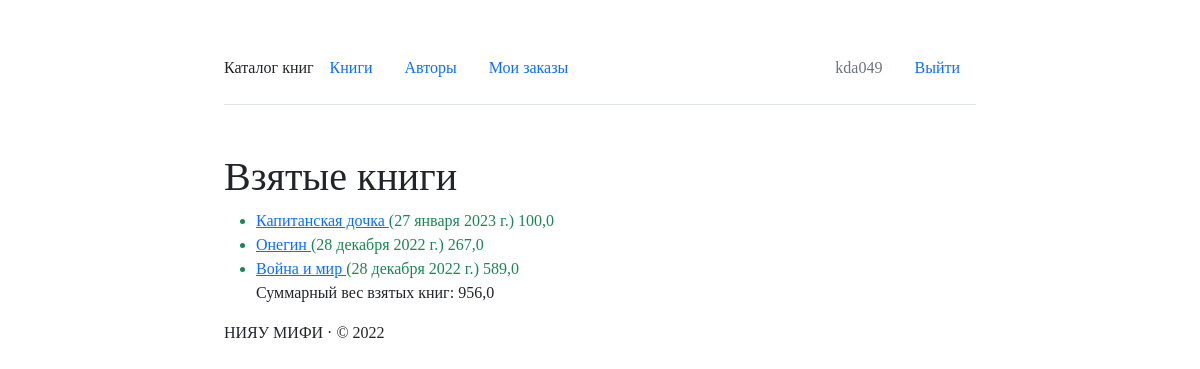
/mybooks/ (signed in), run on the app's committed database.
### catalog/models.py (models this page shows, shortened)
class BookInstance(models.Model):
    book = models.ForeignKey('Book', on_delete=models.CASCADE, null=True)
    inv_nom = models.CharField(max_length=20, verbose_name="Инвентарный номер")
    imprint = models.CharField(max_length=200, verbose_name="Издательство")
    status = models.ForeignKey(
        'Status', on_delete=models.CASCADE, null=True,
        verbose_name='Статус экземпляра книги')
    due_back = models.DateField(
        null=True, blank=True, verbose_name='Срок сдачи')
    borrower = models.ForeignKey(User, on_delete=models.SET_NULL, null=True,
                                 blank=True, verbose_name="Заказчик",
                                 help_text="Выберите заказчика книги")
    weight = models.PositiveIntegerField(null=True, blank=True, verbose_name="Вес книги (граммы)")
    class Meta:
        ordering = ('inv_nom',)
        verbose_name = 'Экземпляр книги'
        verbose_name_plural = 'Экземпляры книги'
    @property
    def is_overdue(self):
        return self.due_back and date.today() > self.due_back

class Book(models.Model):
    title = models.CharField(max_length=255, verbose_name="Название книги")
    genre = models.ForeignKey(
        'Genre', on_delete=models.CASCADE, verbose_name='Жанр книги',
        null=True)
    language = models.ForeignKey(
        'Language', on_delete=models.CASCADE, verbose_name='Язык книги',
        null=True)
    author = models.ManyToManyField(
        'Author', verbose_name='Автор книги')
    summary = models.TextField(
        max_length=1000, verbose_name='Аннотация книги')
    isbn = models.CharField(
        max_length=13, verbose_name="ISBN",
        help_text='Должно содержать 13 символов')
    def display_author(self):
        return ', '.join([author.last_name for author in self.author.all()])
    display_author.short_description = 'Авторы'
    class Meta:
        ordering = ('title',)
        verbose_name = 'Книга'
        verbose_name_plural = 'Книги'

### catalog/views.py (the view)
# urls.py: re_path(r"^mybooks/$", views.LoanedBooksByUserListView.as_view(),
class LoanedBooksByUserListView(LoginRequiredMixin, generic.ListView):
    model = BookInstance
    template_name = 'catalog/book_instance_list_borrowed_user.html'
    paginate_by = 10
    def get_context_data(self, **kwargs):
        total_weight = 0
        for book in BookInstance.objects.filter(
                borrower=self.request.user).filter(status__exact='1'):
            total_weight += book.weight
        context = super().get_context_data(**kwargs)
        context['total_weight'] = total_weight
        return context
    def get_queryset(self):
        return BookInstance.objects \
            .filter(borrower=self.request.user) \
            .filter(status__exact='1') \
            .order_by('due_back') \
            .order_by('weight')

### catalog/templates/catalog/book_instance_list_borrowed_user.html (shortened to what this page needs)
{% extends "base.html"%}
{%block content%}
<h1>Взятые книги</h1>
{%if bookinstance_list%}
<ul>
  {%for bookinst in bookinstance_list%}
  <li class="{%if bookinst.is_overdue%}text-success{%endif%}">
    <a href="{%url 'book-detail' bookinst.book.pk%}">
      {{bookinst.book.title}}
    </a>
    ({{bookinst.due_back}})
    {{bookinst.weight}}
  </li>
  {%endfor%}
Суммарный вес взятых книг: {{ total_weight }}
</ul>
{%else%}
<div class="alert alert-info">
  Нет книг со статусом
  <b class="text-uppercase">в заказе</b>
</div>
{%endif%}
{%endblock%}

### catalog/templates/base.html (shortened to what this page needs)
{% load static %}
<html>
<head>
    <link href="https://cdn.jsdelivr.net/npm/bootstrap@5.2.2/dist/css/bootstrap.min.css" rel="stylesheet"
>
    <link rel="stylesheet" href="https://cdn.jsdelivr.net/npm/bootstrap-icons@1.9.1/font/bootstrap-icons.css">
    <link rel="stylesheet" href="{%static 'css/main.css'%}">
</head>
<body>
    <div class="col-lg-8 mx-auto p-4 py-md-5">
        <header class="d-flex align-items-center pb-3 mb-5 border-bottom">
            <a href="/" class="d-flex align-items-center text-dark text-decoration-none navbar-header">
                Каталог книг
            </a>
            <nav class="nav">
                <a href="{%url 'books'%}" class="nav-link">Книги</a>
                <a href="{%url 'authors'%}" class="nav-link">Авторы</a>
                {%if user.is_authenticated%}
                <a href="{%url 'my-borrowed'%}" class="nav-link">Мои заказы</a>
                {%endif%}
            </nav>
            <nav class="nav ms-auto">
                {%if user.is_authenticated%}
                <a class="nav-link disabled">{{user.get_username}}</a>
                <a href="{% url 'logout'%}?next={{request.path}}" class="nav-link">Выйти</a>
                {%else%}
                <a href="{% url 'login'%}?next={{request.path}}" class="nav-link">Войти</a>
                {%endif%}
            </nav>
        </header>
        <main>
            {%block content%}
            {%endblock%}
        </main>
        <footer>
            НИЯУ МИФИ &middot; &copy; 2022
        </footer>
    </div>
</body>
</html>

### catalog/static/css/main.css (style rules this page uses)
body { font-family: Avenir Next Cyr; }

### data on the page
BookInstance: book "Капитанская дочка", due_back "27 января 2023 г.", weight "100,0"
BookInstance: book "Онегин", due_back "28 декабря 2022 г.", weight "267,0"
BookInstance: book "Война и мир", due_back "28 декабря 2022 г.", weight "589,0"

### other printed values
{{ user.get_username }} "kda049"
{{ total_weight }} "956,0"
